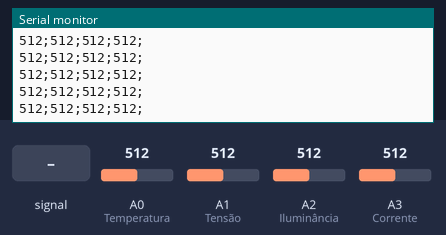
Bench run of a sketch on a simulated Arduino Uno, built with avr-gcc and run on an emulated ATmega328P. Shown: the last lines printed to the serial monitor. Inputs (shaded band) come from the test bench; at power-on: A0 (Temperatura) = 512, A1 (Tensão) = 512, A2 (Iluminância) = 512, A3 (Corrente) = 512.

Above: at 1.2 s.
1.3 s: A1 (Tensão) fed a 200 Hz sine of ±460 counts around its level
At 2.8 s:
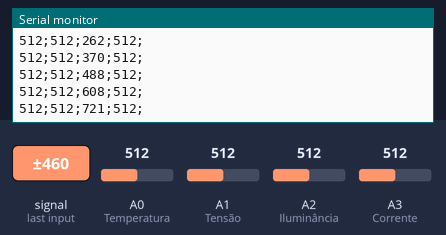
4.3 s: A0 (Temperatura) fed a 200 Hz sine of ±81 counts around its level
5.8 s: A0 (Temperatura) set to 716
At 7.1 s:
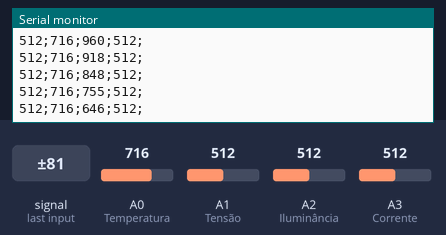
7.3 s: A1 (Tensão) set to 30
At 9.8 s:
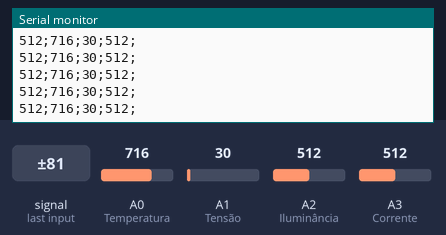
10.3 s: A2 (Iluminância) fed a 200 Hz sine of ±81 counts around its level
11.8 s: A3 (Corrente) fed a 200 Hz sine of ±81 counts around its level
Timing chart, 0 to 14.3 s (numbered marks = the images above; inputs shaded):
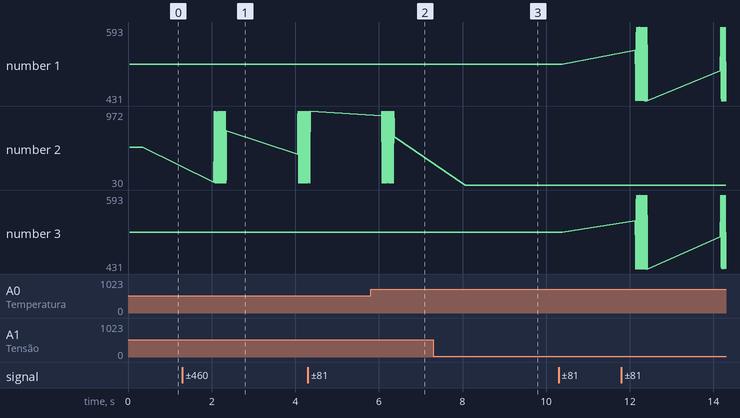

The sketch:

Arduino.ino
```cpp
/*
 * Código para leitura de Tensão, Corrente, Iluminância e Temperatura de projeto de lâmpada LED
 * Código para Arduino
 * Associado ao código em MATLAB, que retorna Potência e Energia
 *
 * ALUNOS:  Daniel Guimarães Sousa
 *          Filipe Laureano Raso
 *
 * PROFESSOR: Dalton Martini Colombo
 */

void setup() {
  //Configura os pinos do conversor AD como entradas.
  pinMode(A0,INPUT); //Temperatura
  pinMode(A1,INPUT); //Tensão
  pinMode(A2,INPUT); //Iluminância
  pinMode(A3,INPUT); //Corrente

  //Configura o registrador ADMUX
  ADMUX = 0x00;
  ADMUX |= 0x40; //Coloca a referencia de tensão em AVcc
  ADMUX |= 0x00; //Escolhe primeiramente a entrada analógica ADC0

  //Configura a frequência de amostragem e habilita interrupções
  ADCSRA = 0x00;
  ADCSRA |= 0x06; //Ajusta a frequência de amostragem por canal

  ADCSRA |= 0x08; //Habilita as interrupções.
  ADCSRA |= 0x20; //Habilita o auto-trigger.

  //Configura a fonte do trigger para o free running mode
  ADCSRB = 0x00;

  //Desabilita os buffers das entradas digitais.
  DIDR0 = 0xFF;

  //Habilita as interrupções globais do microprocessador.
  SREG |= 0x80;

  ADCSRA |= 0x80; //Habilita o conversor AD
  ADCSRA |= 0x40; //Inicia a aquisição

  //Configuração da comunicação serial.
  Serial.begin(115200);
}

//Constantes
#define tamanhoAC 200
#define tamanhoDC 200
#define CORRENTE 0
#define TEMPERATURA 1
#define TENSAO 2
#define LUMINOSIDADE 3

//Vetores de dados
volatile unsigned int vetorCorrente[tamanhoAC];
volatile unsigned int vetorTemperatura[tamanhoDC];
volatile unsigned int vetorTensao[tamanhoAC];
volatile unsigned int vetorLuminosidade[tamanhoDC];

//Variáveis de controle
volatile bool procStatus = false;
volatile int contadorAC = 0;
volatile int contadorDC = 0;
volatile unsigned long labelTempo = millis();
volatile bool enviar = true;

void enviaPontos(){

  for(int i=0;i<tamanhoAC;i++){
    Serial.print(vetorTensao[i]);
    Serial.print(";");
    Serial.print(vetorCorrente[i]);
    Serial.print(";");
    Serial.print(vetorTemperatura[(i-i%(tamanhoAC/tamanhoDC))/(tamanhoAC/tamanhoDC)]);
    Serial.print(";");
    Serial.print(vetorLuminosidade[(i-i%(tamanhoAC/tamanhoDC))/(tamanhoAC/tamanhoDC)]);
    Serial.println(";");
  }
}

void loop() {
  //Verifica se já passou 2 segundos para enviar novos vetores
  if(millis()-labelTempo >= 2000){
    enviar = true;
  }
  //Verifica se está na hora de transmitir os dados.
  if(procStatus == true && enviar==true){

    labelTempo = millis();
    enviar = false;

    enviaPontos();

  }
  noInterrupts();
  procStatus = false;
  interrupts();
}

ISR(ADC_vect){
  int canal;
  int amostra;

  //Le a última amostra coletada.
  amostra = ADCL; //Lê o byte inferior.
  amostra+= ADCH<<8; //Lê o byte superior.

  //Lê o o canal do conversor AD.
  canal =  ADMUX & 0x0F;

  //Cálculos para exclusivamente encher os buffers.
  if(procStatus == false){
    if(canal==CORRENTE){
      ADMUX+=1;

      if(contadorAC < tamanhoAC){
        vetorCorrente[contadorAC] = amostra;
      }
    }

    else if(canal==TEMPERATURA){
     ADMUX+=1;

      if(contadorDC < tamanhoDC && contadorAC%(tamanhoAC/tamanhoDC)==0){
        vetorTemperatura[contadorDC] = amostra;
      }
    }
    else if(canal==TENSAO){
      ADMUX+=1;
      if(contadorAC < tamanhoAC){
        vetorTensao[contadorAC] = amostra;
        contadorAC++;
      }
    }
    else if(canal==LUMINOSIDADE){
     ADMUX-=3;

      if(contadorDC < tamanhoDC && contadorAC%(tamanhoAC/tamanhoDC)==0){
       vetorLuminosidade[contadorDC] = amostra;
        contadorDC++;
      }
    }
}

    //Zera os flags criados para enviar novo conjunto de amostras
    if(contadorAC == tamanhoAC && contadorDC == tamanhoDC){
      contadorAC = 0;
      contadorDC = 0;
      procStatus = true;
    }
  }
```

Measured:
- after the input at 1.3 s, the serial monitor: prints a new line after 0.75 s (image 1)
- plotted number 2: 512 → 174 after the input at 1.3 s
